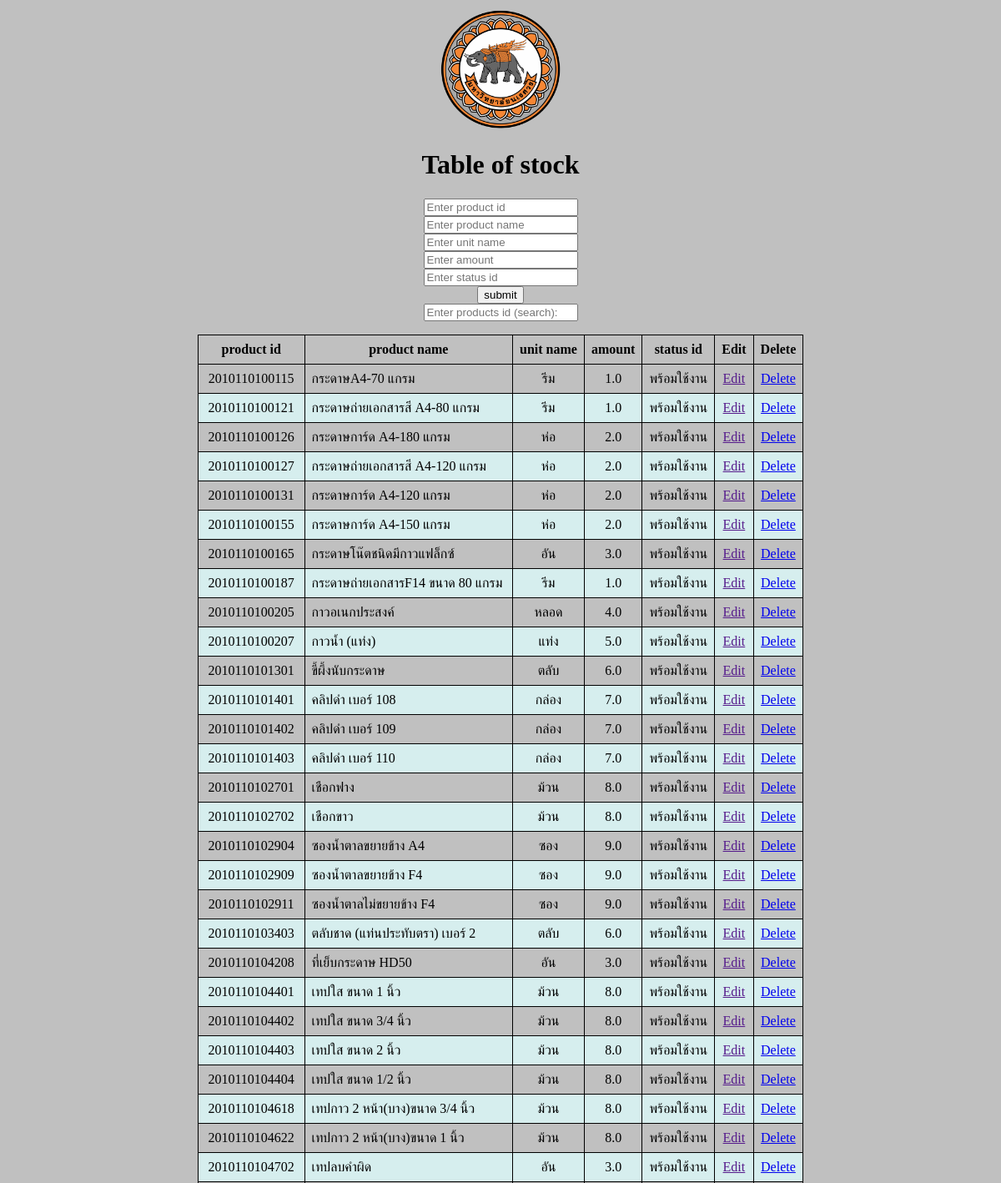
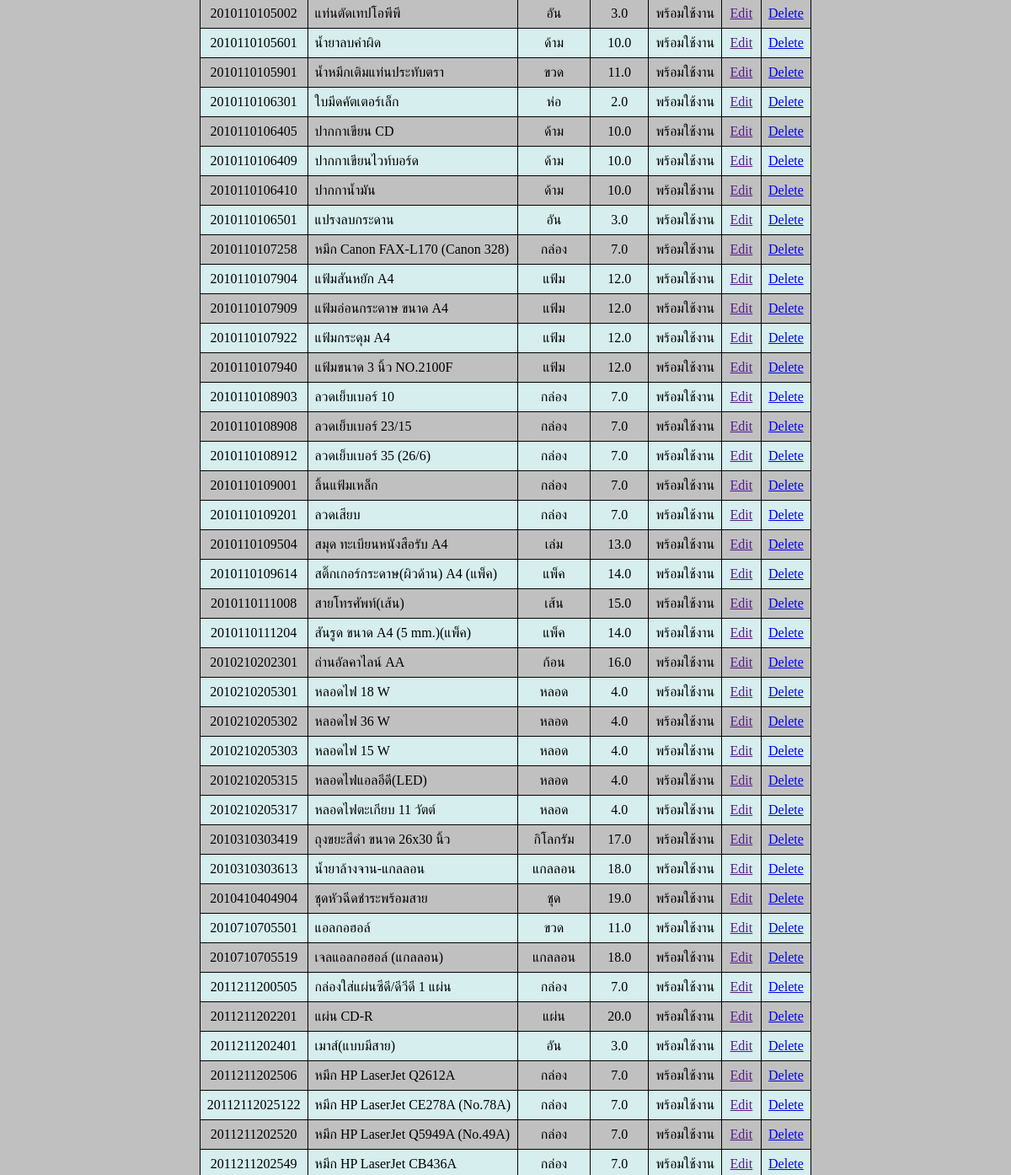
The app's page / (upper part), older data (2 pictures, top to bottom).
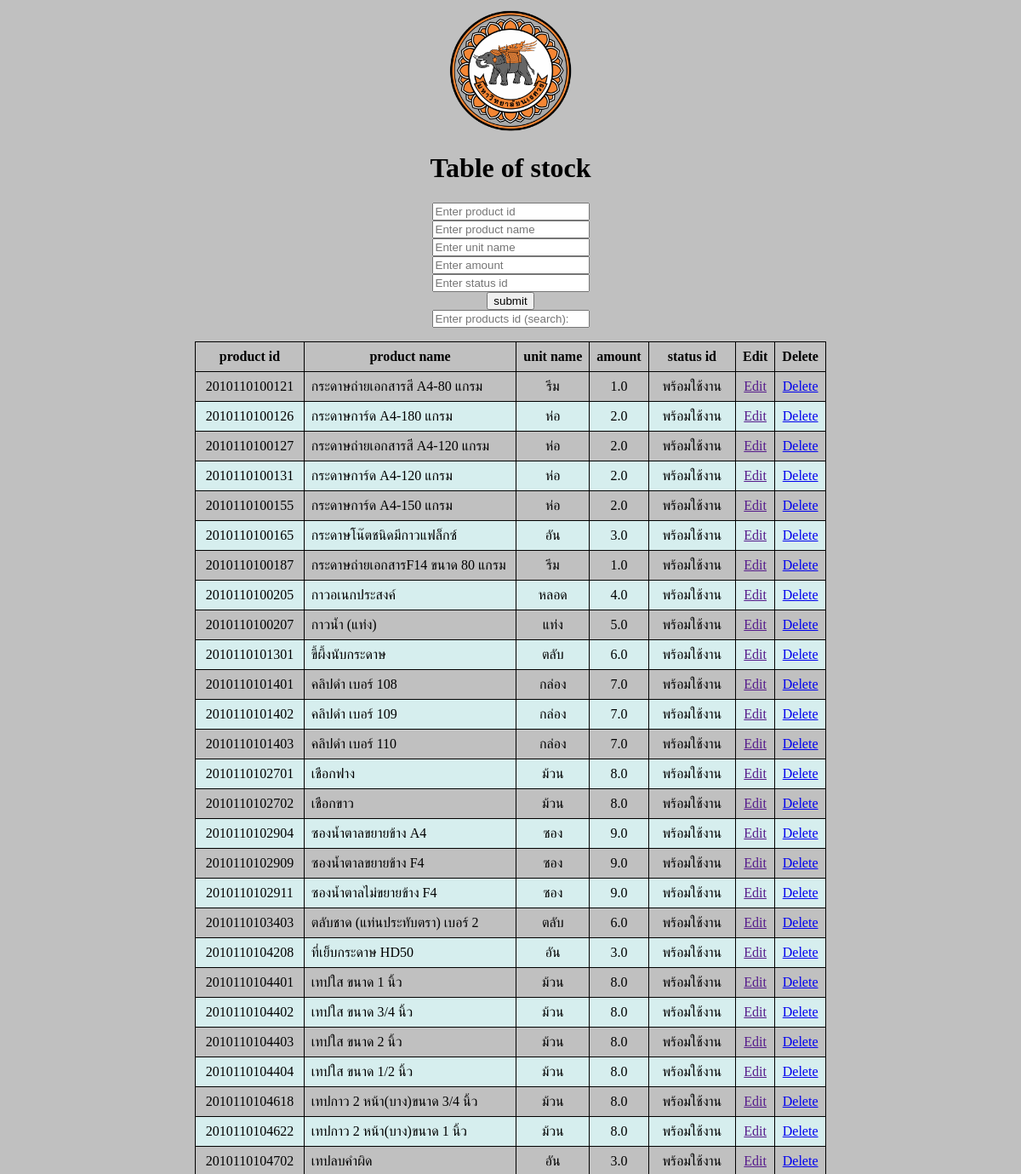
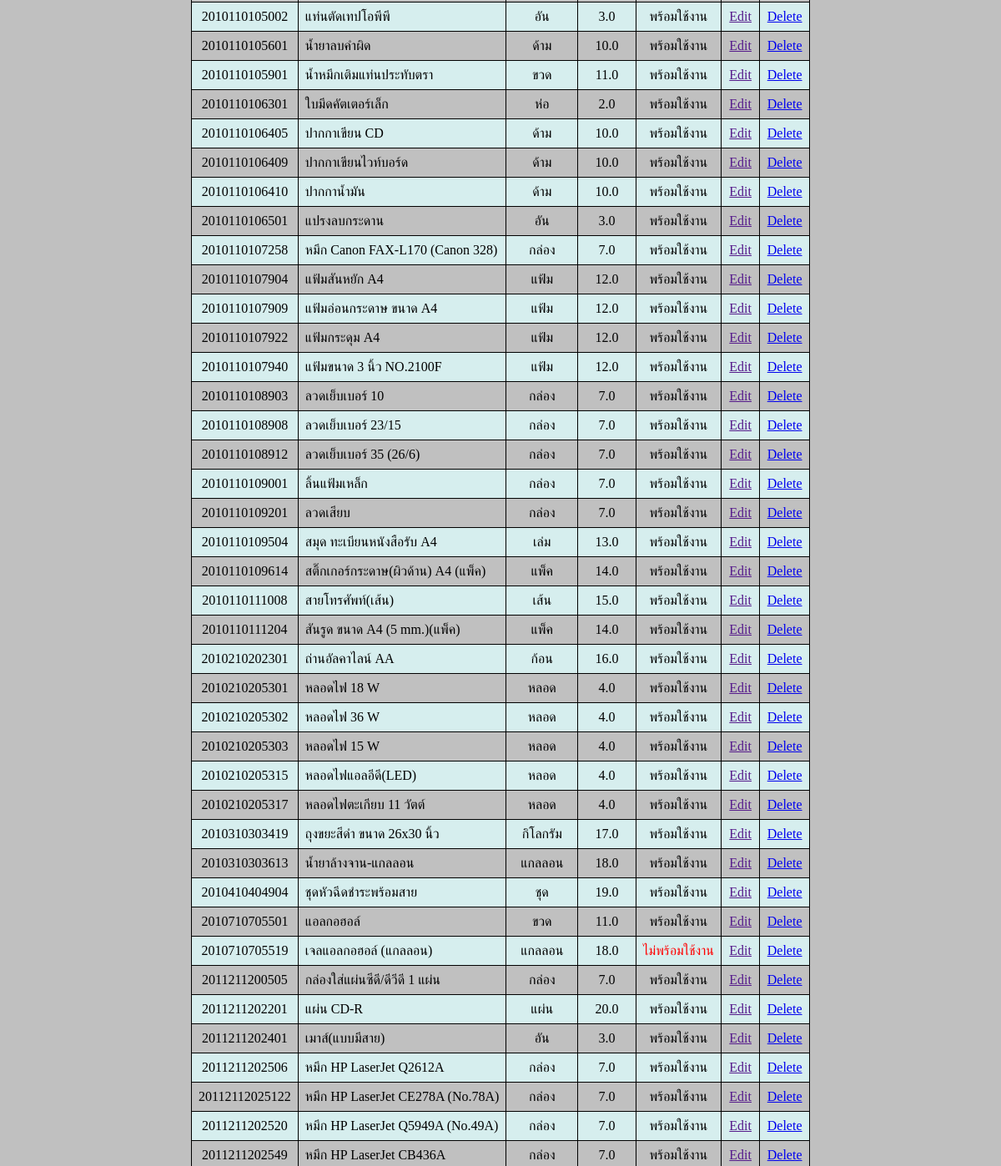
The same page, newer data (2 pictures, top to bottom).
### app_home/models.py (models this page shows)
class Details(models.Model):
    product_id = models.CharField(max_length = 30, default = '', null = False,unique=True)
    product_name = models.CharField(max_length = 225, default = '', null = False)
    unit = models.ForeignKey('Unit', on_delete=models.SET_NULL, null = True)
    amount = models.FloatField(max_length = 20, default = '', null = False)
    status_id = models.IntegerField(max_length = 20, default = '', null = True)

class Unit(models.Model):
    unit_id = models.IntegerField(max_length = 20, default = '', null = False)
    unit_name = models.CharField(max_length = 225, default = '', null = False)

### app_home/views.py (the view, shortened to what this page needs)
# urls.py: path('',views.index,name="index"),
def index(request):
    data = Details.objects.all().select_related('unit')
    context = {
            'data': data,
        }
    return render(request, 'app_home/index.html', context)

### app_home/templates/app_home/index.html (shortened to what this page needs)
{% load static %}
<html>
<head>
</head>
<body style="background-color:silver;">
    <center>
        <img src="{% static 'nulogo.png' %}" width="150" height="150">
        <h1>Table of stock</h1>
        <form action="#" method="post">{% csrf_token %}
            <div class="form-group first">
                <input autocomplete="off" type="text" placeholder="Enter product id" name="product_id">
            </div>
            <div class="form-group 2">
                <input autocomplete="off" type="text" placeholder="Enter product name" name="product_name">
            </div>
            <div class="form-group 3">
                <input autocomplete="off" type="text" placeholder="Enter unit name" name="unit_name">
            </div>
            <div class="form-group 4">
                <input autocomplete="off" type="number" placeholder="Enter amount" name="amount">
            </div>
            <div class="form-group 5">
                <input autocomplete="off" type="number" placeholder="Enter status id" name="status_id">
            </div>
            <input type="submit" name="insert" value="submit">
            <div class="form-group 6">
                <input type="text" placeholder="Enter products id (search):"
                    name="product_id_search" id="liveSearch" onkeyup="searchFunction()">
            </div>
        </form>
        <table id="myTable">
            <thead>
                <tr>
                    <th>product id</th>
                    <th>product name</th>
                    <th>unit name</th>
                    <th>amount</th>
                    <th>status id</th>
                    <th>Edit</th>
                    <th>Delete</th>
                </tr>
            </thead>
            {% for instance in data %}
            <tr>
                <td>
                    {{ instance.product_id}}
                </td>
                <td style="text-align:left;">
                    {{ instance.product_name}}
                </td>
                <td>
                    {{ instance.unit.unit_name}}
                </td>
                <td>
                    {{ instance.amount}}
                </td>
                <td>
                    {% if instance.status_id == 1 %}
                        พร้อมใช้งาน
                    {% else %}
                        <font color="red">ไม่พร้อมใช้งาน</font>
                    {% endif %}
                </td>
                <td class="text_center">
                    <div class="btn_group">
                        <a href=""> Edit </a>
                    </div>
                </td>
                <td class="text_center">
                    <div class="btn_group">
                        <a href="/delete/{{instance.product_id}}">Delete</a>
                    </div>
                </td>
            </tr>
            {% endfor %}
        </table>
    </center>
</body>
</html>

### app_home/templates/app_home/index.html (style rules this page uses)
table, th, td { border: 1px solid black; border-collapse: collapse; }
th, td { text-align: center; padding: 8px; }
tr:nth-child(even) { background-color: #D6EEEE; }

Row changes from the older to the newer data that the page shows:
removed Details: product_id "2010110100115", product_name "กระดาษA4-70 แกรม", unit.unit_name "รีม", amount "1.0", shows "พร้อมใช้งาน"
changed Details "เจลแอลกอฮอล์ (แกลลอน)": status_id "พร้อมใช้งาน" → "ไม่พร้อมใช้งาน"
